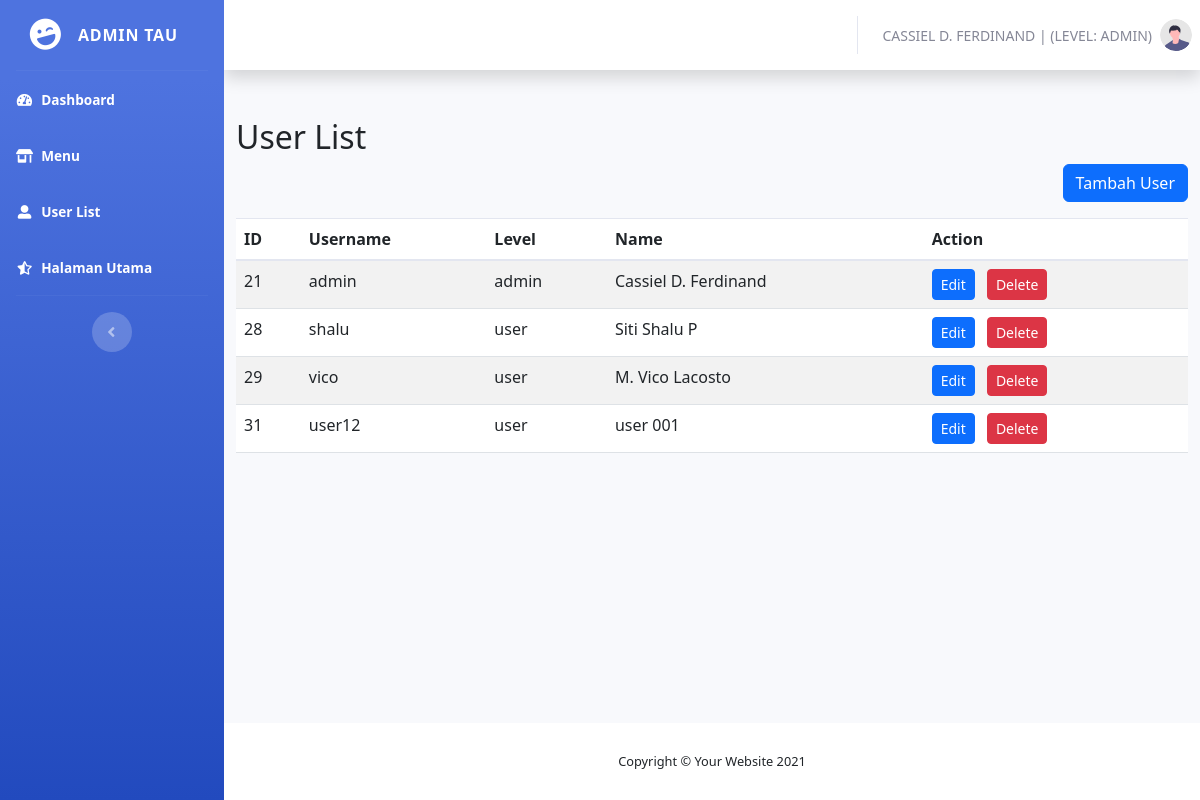
Page /admin/index.php?halaman=user (signed in) on the committed database.
### tables this page shows
CREATE TABLE `users` (
  `id` int(2) NOT NULL,
  `username` varchar(10) NOT NULL,
  `password` varchar(32) NOT NULL,
  `level` enum('admin','user') NOT NULL,
  `name` varchar(20) NOT NULL
);

### admin/session.php (called while the page is built, shortened)
<?php
   $login_session = $_SESSION['login_user'];
?>

### admin/user.php (the view, shortened to what this page needs)
<div class="container mt-5">
    <h2>User List</h2>
    <div class="d-flex justify-content-end">
        <a href="#" class="btn btn-primary mb-3" id="tambahUser">Tambah User</a>
    </div>
    <table class="table table-striped">
        <thead>
            <tr>
                <th>ID</th>
                <th>Username</th>
                <th>Level</th>
                <th>Name</th>
                <th>Action</th>
            </tr>
        </thead>
        <tbody>
            <?php
            $query = mysqli_query($db, "SELECT id, username, password, level, name FROM users");
            if (mysqli_num_rows($query) > 0) {
                while($users = mysqli_fetch_assoc($query)) {
                    echo "<tr>";
                    echo "<td>" . $users["id"] . "</td>";
                    echo "<td>" . $users["username"] . "</td>";
                    echo "<td>" . $users["level"] . "</td>";
                    echo "<td>" . $users["name"] . "</td>";
                    echo '<td>
                            <a href="index.php?halaman=user&edit='. $users["id"] .'" class="btn btn-primary btn-sm me-2" data-bs-toggle="modal" data-bs-target="#editModal"><i class="bi bi-pencil"></i> Edit</a>
                            <form id="deleteForm" action="delete_user.php" method="post" style="display: inline;">
                                <input type="hidden" name="user_id" value="'.$users["id"].'">
                                <button type="submit" name="delete_user" class="btn btn-danger btn-sm me-2" onclick="return confirm(\'Apakah Anda yakin ingin menghapus user ini?\');">
                                    <i class="bi bi-trash"></i> Delete
                                </button>
                            </form>
                          </td>';
                    echo "</tr>";
                }
            } else {
                echo "<tr><td colspan='6'>No users found</td></tr>";
            }
            ?>
        </tbody>
    </table>
</div>

### admin/index.php (shortened to what this page needs)
<?php
    include('session.php');
    include('../koneksi.php');
    $query = mysqli_query($db, "SELECT id, name, level FROM users WHERE username = '$login_session'");
    $users = mysqli_fetch_assoc($query);
?>
<!DOCTYPE html>
<html lang="en">
<head>
    <link href="vendor/fontawesome-free/css/all.min.css" rel="stylesheet" type="text/css">
    <link href="css/sb-admin-2.min.css" rel="stylesheet">
    <link href="https://cdn.jsdelivr.net/npm/bootstrap@5.3.0/dist/css/bootstrap.min.css" rel="stylesheet">
</head>
<body id="page-top">
    <div id="wrapper">
        <?php if($users['level'] == "admin") {?>
        <ul class="navbar-nav bg-gradient-primary sidebar sidebar-dark accordion" id="accordionSidebar">
            <a class="sidebar-brand d-flex align-items-center justify-content-center" href="index.php">
                <div class="sidebar-brand-icon rotate-n-15">
                    <i class="fas fa-laugh-wink"></i>
                </div>
                <div class="sidebar-brand-text mx-3">ADMIN TAU</div>
            </a>
            <hr class="sidebar-divider my-0">
            <li class="nav-item active">
                <a class="nav-link" href="index.php">
                    <i class="fas fa-fw fa-tachometer-alt"></i>
                    <span>Dashboard</span></a>
            </li>
            <li class="nav-item active">
                <a class="nav-link" href="index.php?halaman=menu">
                    <i class="fas fa-fw fa-store-alt"></i>
                    <span>Menu</span></a>
            </li>
            <li class="nav-item active">
                <a class="nav-link" href="index.php?halaman=user">
                    <i class="fas fa-fw fa-user-alt"></i>
                    <span>User List</span></a>
            </li>
            <li class="nav-item active">
                <a class="nav-link" href="../index.php">
                    <i class="fas fa-fw fa-star-half-alt"></i>
                    <span>Halaman Utama</span></a>
            </li>
            <hr class="sidebar-divider d-none d-md-block">
            <div class="text-center d-none d-md-inline">
                <button class="rounded-circle border-0" id="sidebarToggle"></button>
            </div>
        </ul>
        <?php } else if($users['level'] == "user"){?>
        <ul class="navbar-nav bg-gradient-primary sidebar sidebar-dark accordion" id="accordionSidebar">
            <a class="sidebar-brand d-flex align-items-center justify-content-center" href="index.php">
                <div class="sidebar-brand-icon rotate-n-15">
                    <i class="fas fa-laugh-wink"></i>
                </div>
                <div class="sidebar-brand-text mx-3">ADMIN TAU</div>
            </a>
            <hr class="sidebar-divider my-0">
            <li class="nav-item active">
                <a class="nav-link" href="index.php">
                    <i class="fas fa-fw fa-tachometer-alt"></i>
                    <span>Dashboard</span></a>
            </li>
            <li class="nav-item active">
                <a class="nav-link" href="index.php?halaman=orders">
                    <i class="fas fa-fw fa-tachometer-alt"></i>
                    <span>Orders</span></a>
            </li>
            <li class="nav-item active">
                <a class="nav-link" href="../index.php">
                    <i class="fas fa-fw fa-star-half-alt"></i>
                    <span>Halaman Utama</span></a>
            </li>
            <hr class="sidebar-divider d-none d-md-block">
            <div class="text-center d-none d-md-inline">
                <button class="rounded-circle border-0" id="sidebarToggle"></button>
            </div>
            </ul>
            <?php } ?>
        <div id="content-wrapper" class="d-flex flex-column">
            <div id="content">
                <nav class="navbar navbar-expand navbar-light bg-white topbar mb-4 static-top shadow">
                    <ul class="navbar-nav ml-auto">
                        <li class="nav-item dropdown no-arrow">
                            <a class="nav-link dropdown-toggle" href="#" id="userDropdown" role="button"
                                data-toggle="dropdown" aria-haspopup="true" aria-expanded="false">
                                <span class="mr-2 d-none d-lg-inline text-gray-600 small" style="text-transform: uppercase;"><?php echo $users['name']." | (Level: ". $users['level'].")"; ?></span>
                                <img class="img-profile rounded-circle"
                                    src="img/undraw_profile.svg">
                            </a>
                        </li>
                    </ul>
                </nav>
                <?php
                if(isset($_GET['halaman'])){
                    $halaman = $_GET['halaman'];
                    switch ($halaman){
                        case 'user':
                            include './user.php';
                            break;
                    }
                } else {
                    include './dashboard.php';
                }
                ?>
            </div>
            <footer class="sticky-footer bg-white">
                <div class="container my-auto">
                    <div class="copyright text-center my-auto">
                        <span>Copyright &copy; Your Website 2021</span>
                    </div>
                </div>
            </footer>
        </div>
    </div>
</body>
</html>

### rows in the picture
users: name "CASSIEL D. FERDINAND", level "ADMIN", id "21", username "admin", level "admin", name "Cassiel D. Ferdinand"
users: id "28", username "shalu", level "user", name "Siti Shalu P"
users: id "29", username "vico", level "user", name "M. Vico Lacosto"
users: id "31", username "user12", level "user", name "user 001"
